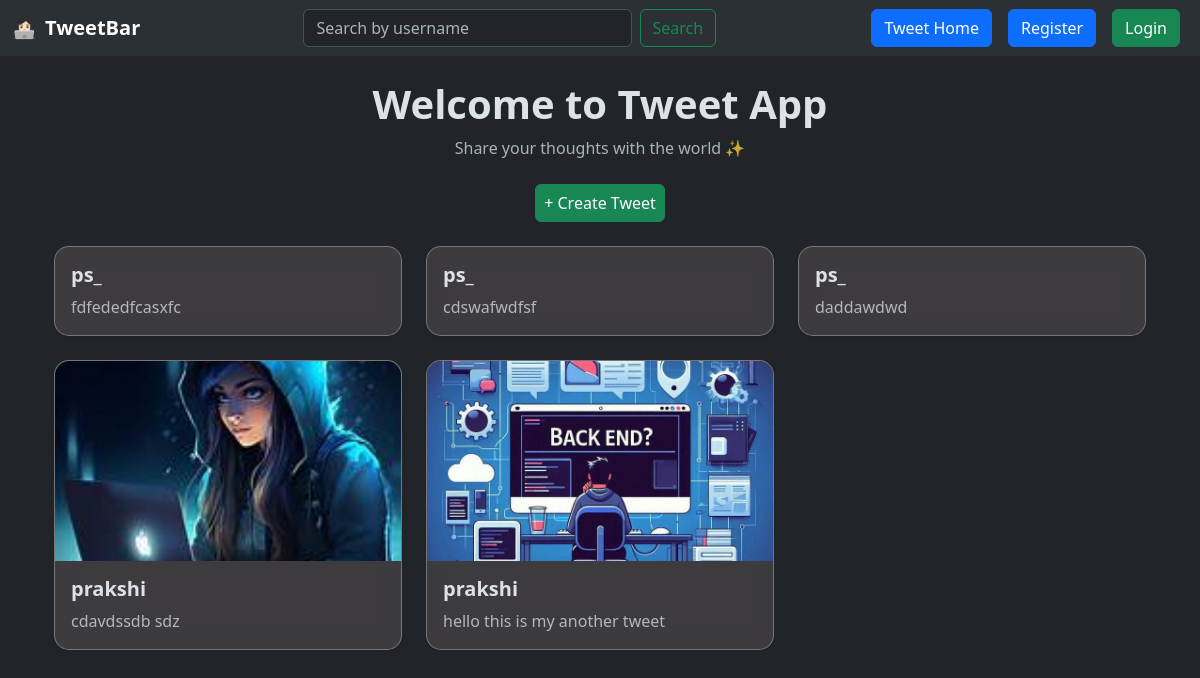
The app's page /, older data.
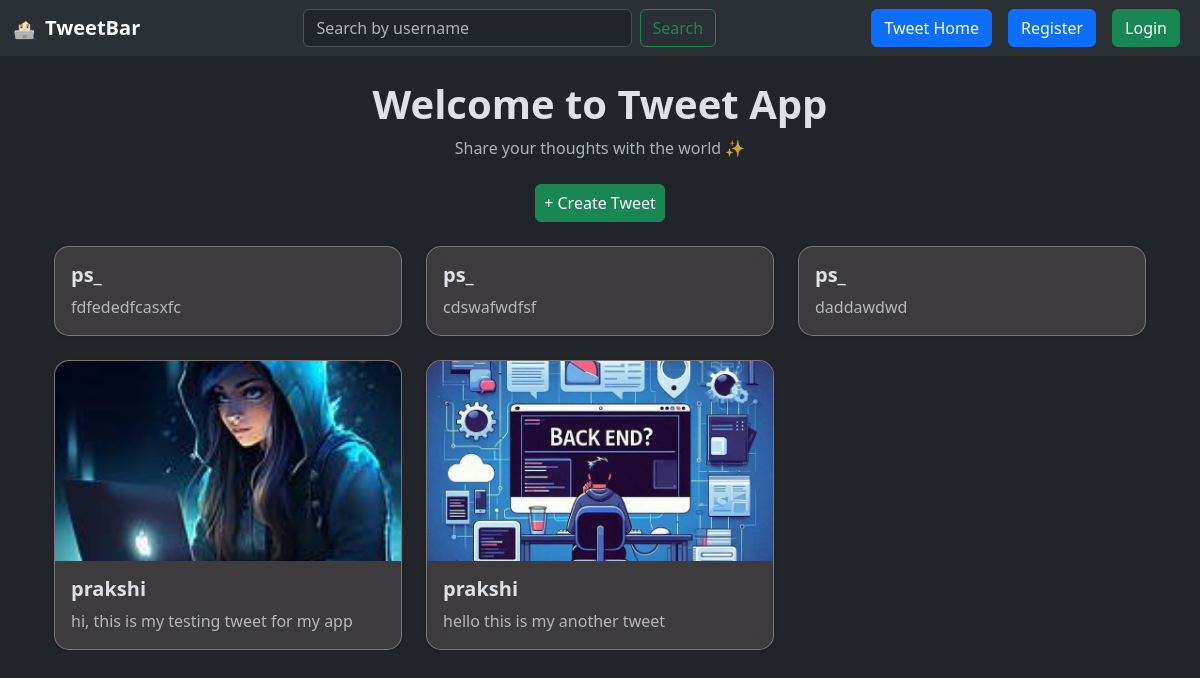
The same page, newer data.
### Tweet/models.py (models this page shows, shortened)
class Tweet(models.Model):
    user = models.ForeignKey(User, on_delete=models.CASCADE)
    text = models.TextField(max_length=500)
    photo = models.ImageField(upload_to='photos/', blank=True, null=True)
    created_at = models.DateTimeField(auto_now_add=True)
    updated_at = models.DateTimeField(auto_now=True)  # small improvement

### Tweet/views.py (the view)
# urls.py: path('', views.tweet_list, name='tweet_list'),
def tweet_list(request):
    query = request.GET.get('q')  # search term from navbar
    if query:
        tweets = Tweet.objects.filter(
            user__username__icontains=query
        ).order_by('-created_at')
    else:
        tweets = Tweet.objects.all().order_by('-created_at')
    return render(request, 'tweet_list.html', {'tweets': tweets})

### Tweet/templates/tweet_list.html (shortened to what this page needs)
{% extends "layout.html" %} {% block title %} Tweet App {% endblock %}
 {% block content %}
<div class="container text-center mt-1">
  <h1 class="fw-bold mt-4">Welcome to Tweet App</h1>
  <p class="text-muted">Share your thoughts with the world ✨</p>
  <a class="btn btn-success mt-2 px-2" href="{% url 'tweet_create' %}">
    + Create Tweet
  </a>
</div>
<div class="container mt-4">
  <div class="row g-4">
    {% for tweet in tweets %}
    <div class="col-md-4">
      <div class="card shadow-sm tweet-card">
        {% if tweet.photo %}
        <img
          src="{{ tweet.photo.url }}"
          class="card-img-top"
          style="
            height: 200px;
            object-fit: cover;
            border-top-left-radius: 15px;
            border-top-right-radius: 15px;
          "
        />
        {% endif %}
        <div class="card-body d-flex flex-column">
          <h5 class="card-title fw-semibold"> {{ tweet.user.username }}</h5>
          <p class="card-text text-muted">{{ tweet.text }}</p>
        </div>
      </div>
    </div>
    {% endfor %}
  </div>
</div>
{% endblock %}

Row changes from the older to the newer data that the page shows:
changed Tweet: text "cdavdssdb sdz" → "hi, this is my testing tweet for my app"
